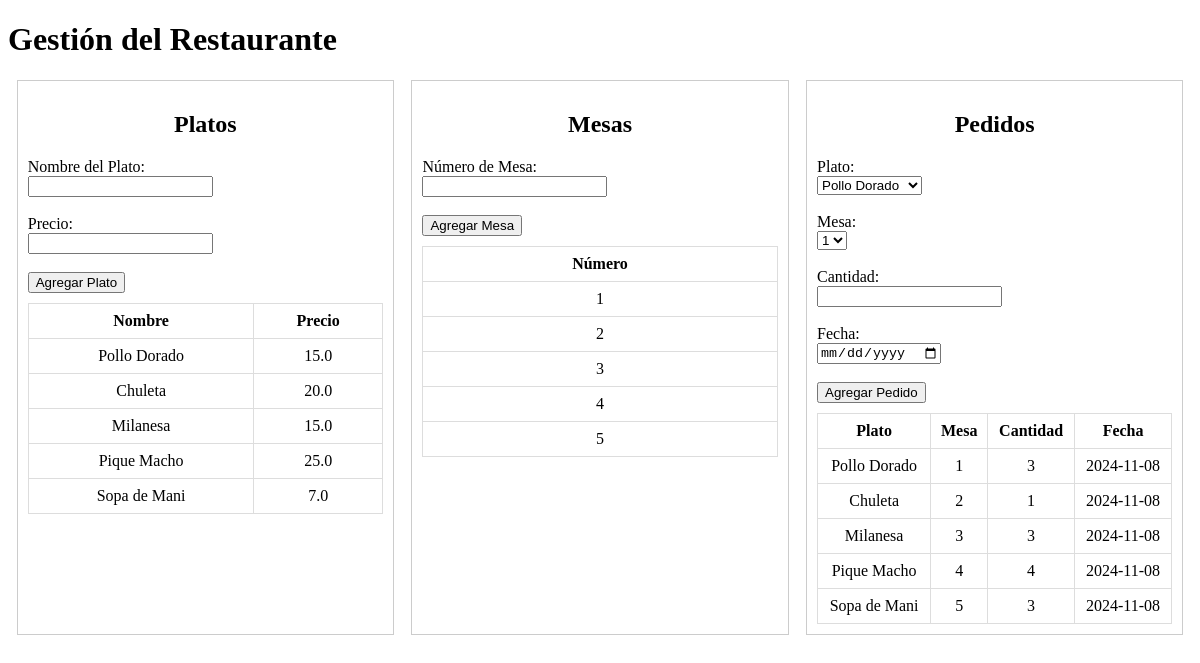
The page / on the database its author committed.
### tables this page shows
CREATE TABLE Platos (
            id INTEGER PRIMARY KEY AUTOINCREMENT,
            nombre TEXT NOT NULL,
            precio REAL NOT NULL
        );

CREATE TABLE Mesas (
            id INTEGER PRIMARY KEY AUTOINCREMENT,
            numero INTEGER NOT NULL
        );

CREATE TABLE Pedidos (
            id INTEGER PRIMARY KEY AUTOINCREMENT,
            plato_id INTEGER NOT NULL,
            mesa_id INTEGER NOT NULL,
            cantidad INTEGER NOT NULL,
            fecha TEXT NOT NULL,
            FOREIGN KEY (plato_id) REFERENCES Platos(id),
            FOREIGN KEY (mesa_id) REFERENCES Mesas(id)
        );

### app.py (the view, shortened to what this page needs)
@app.route("/", methods=["GET", "POST"])
def index():
    conn = sqlite3.connect("restaurant.db")
    conn.row_factory = sqlite3.Row
    cursor = conn.cursor()
    cursor.execute("SELECT * FROM Platos")
    platos = cursor.fetchall()
    cursor.execute("SELECT * FROM Mesas")
    mesas = cursor.fetchall()
    cursor.execute("""
        SELECT Pedidos.id, Platos.nombre AS plato, Mesas.numero AS mesa, Pedidos.cantidad, Pedidos.fecha
        FROM Pedidos
        JOIN Platos ON Pedidos.plato_id = Platos.id
        JOIN Mesas ON Pedidos.mesa_id = Mesas.id
    """)
    pedidos = cursor.fetchall()
    conn.close()
    return render_template("index.html", platos=platos, mesas=mesas, pedidos=pedidos)

### templates/index.html (shortened to what this page needs)
<!DOCTYPE html>
<html lang="es">
<head>
</head>
<body>
    <h1>Gestión del Restaurante</h1>
    <div class="container">
        <div class="section">
            <h2>Platos</h2>
            <form method="post">
                <label for="nombre_plato">Nombre del Plato:</label><br>
                <input type="text" id="nombre_plato" name="nombre_plato" required><br><br>
                <label for="precio_plato">Precio:</label><br>
                <input type="number" step="0.01" id="precio_plato" name="precio_plato" required><br><br>
                <button type="submit">Agregar Plato</button>
            </form>
            <table>
                <tr><th>Nombre</th><th>Precio</th></tr>
                {% for plato in platos %}
                    <tr><td>{{ plato['nombre'] }}</td><td>{{ plato['precio'] }}</td></tr>
                {% endfor %}
            </table>
        </div>
        <div class="section">
            <h2>Mesas</h2>
            <form method="post">
                <label for="numero_mesa">Número de Mesa:</label><br>
                <input type="number" id="numero_mesa" name="numero_mesa" required><br><br>
                <button type="submit">Agregar Mesa</button>
            </form>
            <table>
                <tr><th>Número</th></tr>
                {% for mesa in mesas %}
                    <tr><td>{{ mesa['numero'] }}</td></tr>
                {% endfor %}
            </table>
        </div>
        <div class="section">
            <h2>Pedidos</h2>
            <form method="post">
                <label for="plato_pedido">Plato:</label><br>
                <select id="plato_pedido" name="plato_pedido" required>
                    {% for plato in platos %}
                        <option value="{{ plato['id'] }}">{{ plato['nombre'] }}</option>
                    {% endfor %}
                </select><br><br>
                <label for="mesa_pedido">Mesa:</label><br>
                <select id="mesa_pedido" name="mesa_pedido" required>
                    {% for mesa in mesas %}
                        <option value="{{ mesa['id'] }}">{{ mesa['numero'] }}</option>
                    {% endfor %}
                </select><br><br>
                <label for="cantidad_pedido">Cantidad:</label><br>
                <input type="number" id="cantidad_pedido" name="cantidad_pedido" required><br><br>
                <label for="fecha_pedido">Fecha:</label><br>
                <input type="date" id="fecha_pedido" name="fecha_pedido" required><br><br>
                <button type="submit">Agregar Pedido</button>
            </form>
            <table>
                <tr><th>Plato</th><th>Mesa</th><th>Cantidad</th><th>Fecha</th></tr>
                {% for pedido in pedidos %}
                    <tr>
                        <td>{{ pedido['plato'] }}</td>
                        <td>{{ pedido['mesa'] }}</td>
                        <td>{{ pedido['cantidad'] }}</td>
                        <td>{{ pedido['fecha'] }}</td>
                    </tr>
                {% endfor %}
            </table>
        </div>
    </div>
</body>
</html>

### templates/index.html (style rules this page uses)
.container { display: flex; justify-content: space-around; }
.section { width: 30%; padding: 10px; border: 1px solid #ccc; }
table { width: 100%; margin-top: 10px; border-collapse: collapse; }
th, td { border: 1px solid #ddd; padding: 8px; text-align: center; }
h2 { text-align: center; }

### rows shown on the page
Platos: nombre "Pollo Dorado", precio "15.0"
Platos: nombre "Chuleta", precio "20.0"
Platos: nombre "Milanesa", precio "15.0"
Platos: nombre "Pique Macho", precio "25.0"
Platos: nombre "Sopa de Mani", precio "7.0"
Mesas: numero "1"
Mesas: numero "2"
Mesas: numero "3"
Mesas: numero "4"
Mesas: numero "5"
Pedidos: plato "Pollo Dorado", mesa "1", cantidad "3", fecha "2024-11-08"
Pedidos: plato "Chuleta", mesa "2", cantidad "1", fecha "2024-11-08"
Pedidos: plato "Milanesa", mesa "3", cantidad "3", fecha "2024-11-08"
Pedidos: plato "Pique Macho", mesa "4", cantidad "4", fecha "2024-11-08"
Pedidos: plato "Sopa de Mani", mesa "5", cantidad "3", fecha "2024-11-08"

### other values the page prints
form field plato_pedido "Pollo Dorado"
form field mesa_pedido "1"
